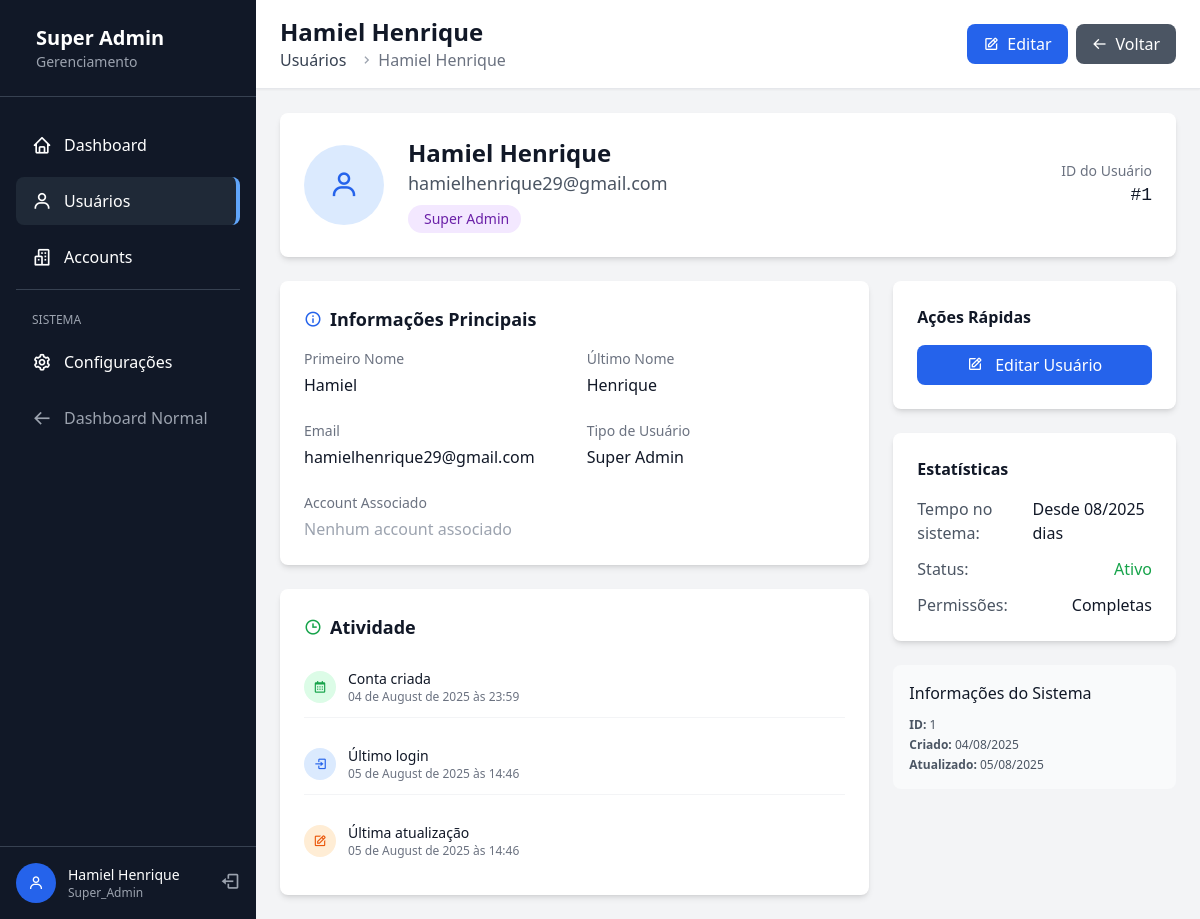
Page /super-admin/users/1 (signed in) on the earlier database version.
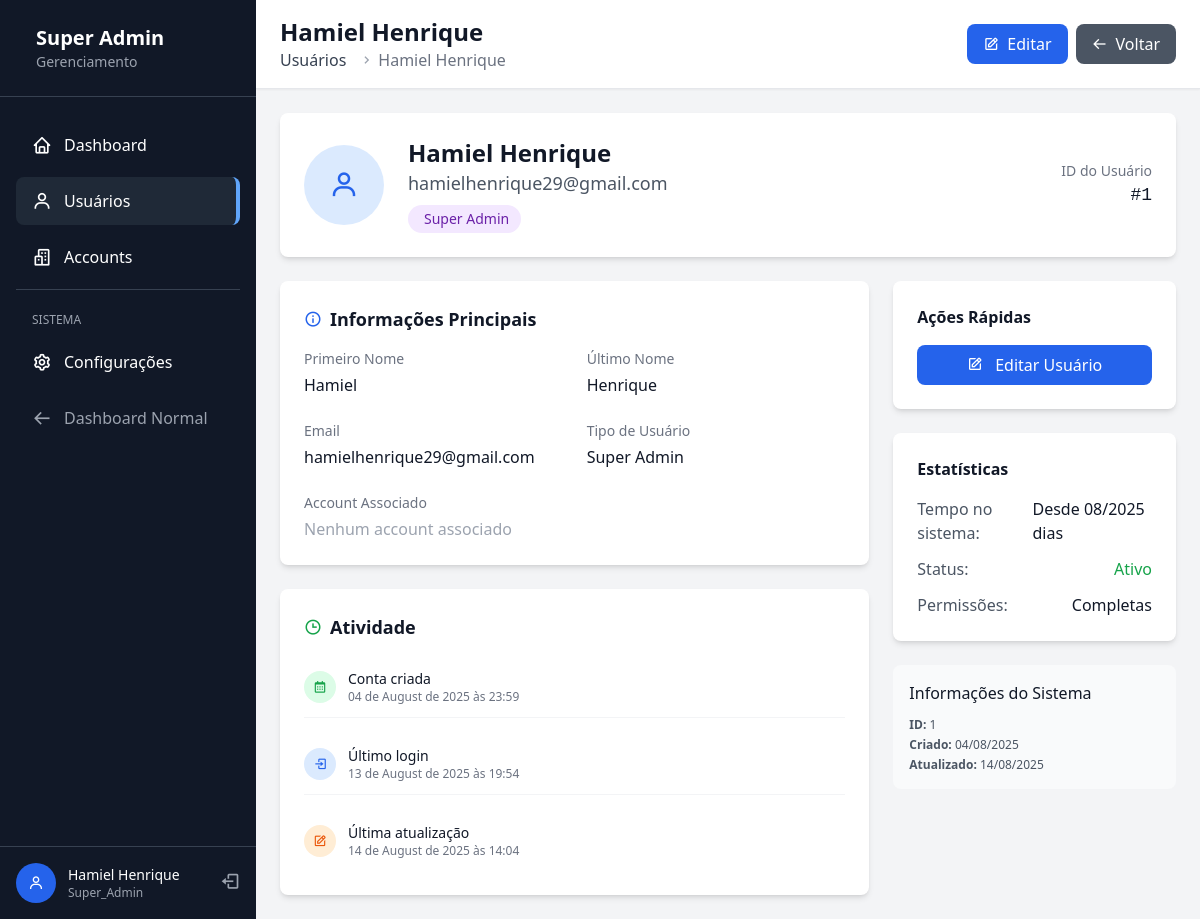
Same page on the later database version.
### app/models/user.py (models this page shows, shortened)
class User(UserMixin, db.Model):
    __tablename__ = 'users'
    id = db.Column(db.Integer, primary_key=True)
    email = db.Column(db.String(120), unique=True, nullable=False, index=True)
    password_hash = db.Column(db.String(128), nullable=False)
    first_name = db.Column(db.String(50), nullable=False)
    last_name = db.Column(db.String(50), nullable=False)
    theme_preference = db.Column(db.String(10), default='light')
    role = db.Column(db.Enum(UserRole), nullable=False, default=UserRole.USER)
    created_at = db.Column(db.DateTime, default=datetime.utcnow, nullable=False)
    updated_at = db.Column(db.DateTime, default=datetime.utcnow, onupdate=datetime.utcnow)
    last_login = db.Column(db.DateTime)
    accounts = db.relationship('Account',
                              secondary=user_accounts,
                              backref=db.backref('users', lazy='dynamic'),
                              lazy='dynamic')
    def get_full_name(self):
        return f"{self.first_name} {self.last_name}"
    def is_super_admin(self):
        return self.role == UserRole.SUPER_ADMIN
    def get_accessible_accounts(self):
        if self.is_super_admin():
            from .account import Account, AccountStatus
            return Account.query.filter(Account.status == AccountStatus.ACTIVE).all()
        else:
            return self.accounts.filter_by(is_active=True).all()

### app/frontend/routes/super_admin/users.py (the view)
@users_bp.route('/<int:user_id>')
@super_admin_required
def view(user_id):
    user = User.query.get_or_404(user_id)
    return render_template('super_admin/users/view.html', user=user)

### app/frontend/routes/super_admin/__init__.py (called while the page is built)
def super_admin_required(f):
    @wraps(f)
    @login_required
    def decorated_function(*args, **kwargs):
        if not current_user.is_authenticated:
            flash('Você precisa estar logado!', 'error')
            return redirect(url_for('auth.login'))
        if not current_user.is_super_admin():
            flash('Acesso negado! Área restrita para Super Admin.', 'error')
            return redirect(url_for('main.dashboard'))
        return f(*args, **kwargs)
    return decorated_function

### app/frontend/templates/super_admin/users/view.html (shortened to what the changed rows need)
{% extends "super_admin/base.html" %}
{% block page_title %}{{ user.get_full_name() }}{% endblock %}
{% block breadcrumb %}
<nav class="flex" aria-label="Breadcrumb">
    <ol class="inline-flex items-center space-x-1 md:space-x-3">
        <li>
            <div class="flex items-center">
                <i class='bx bx-chevron-right text-gray-400'></i>
                <span class="ml-1 text-gray-500">{{ user.get_full_name() }}</span>
            </div>
        </li>
    </ol>
</nav>
{% endblock %}
{% block content %}
<div class="max-w-4xl">
    <div class="bg-white rounded-lg shadow-md p-6 mb-6">
        <div class="flex items-center">
            <div class="flex-1">
                <h2 class="text-2xl font-bold text-gray-900">{{ user.get_full_name() }}</h2>
                <p class="text-gray-600 text-lg">{{ user.email }}</p>
                <div class="flex items-center mt-2">
                    {% if user.role.value == 'super_admin' %}
                        <span class="px-3 py-1 bg-purple-100 text-purple-800 text-sm rounded-full">
                        </span>
                    {% elif user.role.value == 'administrador' %}
                        <span class="px-3 py-1 bg-orange-100 text-orange-800 text-sm rounded-full">
                            <i class='bx bx-crown mr-1'></i>Administrador
                        </span>
                    {% else %}
                        <span class="px-3 py-1 bg-gray-100 text-gray-800 text-sm rounded-full">
                            <i class='bx bx-user mr-1'></i>Usuário
                        </span>
                    {% endif %}
                </div>
            </div>
            <div class="text-right">
                <div class="text-sm text-gray-500">ID do Usuário</div>
                <div class="text-lg font-mono text-gray-900">#{{ user.id }}</div>
            </div>
        </div>
    </div>
    <div class="grid grid-cols-1 lg:grid-cols-3 gap-6">
        <div class="lg:col-span-2">
            <div class="bg-white rounded-lg shadow-md p-6">
                <div class="grid grid-cols-1 md:grid-cols-2 gap-6">
                    <div>
                        <label class="block text-sm font-medium text-gray-500 mb-1">Primeiro Nome</label>
                        <p class="text-gray-900">{{ user.first_name }}</p>
                    </div>
                    <div>
                        <label class="block text-sm font-medium text-gray-500 mb-1">Último Nome</label>
                        <p class="text-gray-900">{{ user.last_name }}</p>
                    </div>
                    <div>
                        <label class="block text-sm font-medium text-gray-500 mb-1">Email</label>
                        <p class="text-gray-900">{{ user.email }}</p>
                    </div>
                    <div>
                        <label class="block text-sm font-medium text-gray-500 mb-1">Tipo de Usuário</label>
                        <p class="text-gray-900">{{ user.role.value.replace('_', ' ').title() }}</p>
                    </div>
                </div>
            </div>
            <div class="bg-white rounded-lg shadow-md p-6 mt-6">
                <div class="space-y-4">
                    <div class="flex items-center py-3 border-b border-gray-100">
                        <div>
                            <p class="text-sm font-medium text-gray-900">Conta criada</p>
                            <p class="text-xs text-gray-500">
                                {% if user.created_at %}
                                    {{ user.created_at.strftime('%d de %B de %Y às %H:%M') }}
                                {% else %}
                                    Data não disponível
                                {% endif %}
                            </p>
                        </div>
                    </div>
                    <div class="flex items-center py-3 border-b border-gray-100">
                        <div>
                            <p class="text-sm font-medium text-gray-900">Último login</p>
                            <p class="text-xs text-gray-500">
                                {% if user.last_login %}
                                    {{ user.last_login.strftime('%d de %B de %Y às %H:%M') }}
                                {% else %}
                                    Nunca fez login
                                {% endif %}
                            </p>
                        </div>
                    </div>
                    <div class="flex items-center py-3">
                        <div>
                            <p class="text-sm font-medium text-gray-900">Última atualização</p>
                            <p class="text-xs text-gray-500">
                                {% if user.updated_at %}
                                    {{ user.updated_at.strftime('%d de %B de %Y às %H:%M') }}
                                {% else %}
                                    Nunca atualizado
                                {% endif %}
                            </p>
                        </div>
                    </div>
                </div>
            </div>
        </div>
        <div class="space-y-6">
            <div class="bg-white rounded-lg shadow-md p-6">
                <div class="space-y-3">
                    <div class="flex justify-between">
                        <span class="text-gray-600">Tempo no sistema:</span>
                        <span class="font-medium text-gray-900">
                            {% if user.created_at %}
                                Desde {{ user.created_at.strftime('%m/%Y') }}
                                {% if days == 0 %}
                                    Hoje
                                {% elif days == 1 %}
                                    1 dia
                                {% else %}
                                    {{ days }} dias
                                {% endif %}
                            {% else %}
                                —
                            {% endif %}
                        </span>
                    </div>
                </div>
            </div>
            <div class="bg-gray-50 rounded-lg p-4">
                <div class="text-xs text-gray-600 space-y-1">
                    <p><strong>ID:</strong> {{ user.id }}</p>
                    <p><strong>Criado:</strong> {{ user.created_at.strftime('%d/%m/%Y') if user.created_at else '—' }}</p>
                    <p><strong>Atualizado:</strong> {{ user.updated_at.strftime('%d/%m/%Y') if user.updated_at else '—' }}</p>
                </div>
            </div>
        </div>
    </div>
</div>
{% endblock %}

### app/frontend/templates/super_admin/base.html (shortened to what the changed rows need)
<!DOCTYPE html>
<html lang="pt-BR">
<head>
    <link href="{{ url_for('static', filename='css/style.css') }}" rel="stylesheet">
    <link href='https://unpkg.com/boxicons@2.1.4/css/boxicons.min.css' rel='stylesheet'>
</head>
<body class="bg-gray-100">
    <div class="flex h-screen">
        <div class="w-64 bg-gray-900 text-white flex flex-col">
            <div class="p-6 border-b border-gray-700">
                <div class="flex items-center">
                    <div>
                        <h1 class="text-xl font-bold">Super Admin</h1>
                    </div>
                </div>
            </div>
            <div class="p-4 border-t border-gray-700">
                <div class="flex items-center">
                    <div class="flex-1">
                        <p class="text-sm font-medium">{{ current_user.get_full_name() }}</p>
                        <p class="text-xs text-gray-400">{{ current_user.role.value.title() }}</p>
                    </div>
                </div>
            </div>
        </div>
        <div class="flex-1 flex flex-col overflow-hidden">
            <header class="bg-white shadow-sm border-b">
                <div class="flex items-center justify-between px-6 py-4">
                    <div>
                        <h2 class="text-2xl font-bold text-gray-900">
                            {% block page_title %}Super Admin{% endblock %}
                        </h2>
                        {% block breadcrumb %}{% endblock %}
                    </div>
                </div>
            </header>
            <main class="flex-1 overflow-auto p-6">
                {% block content %}{% endblock %}
            </main>
        </div>
    </div>
</body>
</html>

Differences in the rows shown:
changed User "Hamiel Henrique": last_login "05 de August de 2025 às 14:46" → "13 de August de 2025 às 19:54"; updated_at "05 de August de 2025 às 14:46" → "14 de August de 2025 às 14:04"; updated_at "05/08/2025" → "14/08/2025"
